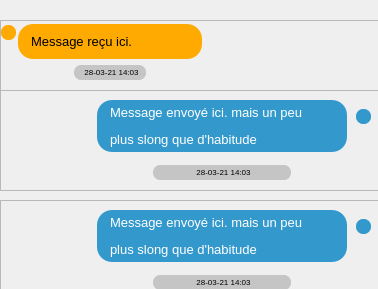
    <widget class="QWidget" name="right_scroll">
     <property name="geometry">
      <rect>
       <x>0</x>
       <y>0</y>
       <width>378</width>
       <height>289</height>
      </rect>
     </property>
     <widget class="QFrame" name="right_msg_frame">
      <property name="geometry">
       <rect>
        <x>0</x>
        <y>90</y>
        <width>381</width>
        <height>101</height>
       </rect>
      </property>
      <property name="frameShape">
       <enum>QFrame::StyledPanel</enum>
      </property>
      <property name="frameShadow">
       <enum>QFrame::Raised</enum>
      </property>
      <widget class="QWidget" name="layoutWidget">
       <property name="geometry">
        <rect>
         <x>90</x>
         <y>0</y>
         <width>291</width>
         <height>101</height>
        </rect>
       </property>
       <layout class="QGridLayout" name="right_msg_layout">
        <property name="horizontalSpacing">
         <number>2</number>
        </property>
        <property name="verticalSpacing">
         <number>3</number>
        </property>
        <item row="0" column="1">
         <widget class="QFrame" name="r_bubble">
          <property name="minimumSize">
           <size>
            <width>16</width>
            <height>35</height>
           </size>
          </property>
          <property name="maximumSize">
           <size>
            <width>16</width>
            <height>35</height>
           </size>
          </property>
          <property name="styleSheet">
           <string notr="true">background-color: rgb(51, 153, 204);
border-radius:7px;
margin-top:1px;
margin-right:1px;
margin-bottom:19px;</string>
          </property>
          <property name="frameShape">
           <enum>QFrame::StyledPanel</enum>
          </property>
          <property name="frameShadow">
           <enum>QFrame::Raised</enum>
          </property>
         </widget>
        </item>
        <item row="0" column="0">
         <widget class="QLabel" name="right_bubble">
          <property name="minimumSize">
           <size>
            <width>0</width>
            <height>35</height>
           </size>
          </property>
          <property name="maximumSize">
           <size>
            <width>265</width>
            <height>16777215</height>
           </size>
          </property>
          <property name="styleSheet">
           <string notr="true">QLabel{
	border-radius:15px;
	color: rgb(255, 255, 255);
	background-color: rgb(51, 153, 204);
	padding-left:10px;
	padding-right:10px;
	padding-top:5px;
	padding-bottom:5px;
	line-height:1pt;
}</string>
          </property>
          <property name="text">
           <string>&lt;html&gt;&lt;head/&gt;&lt;body&gt;&lt;p&gt;&lt;span style=&quot; font-size:10pt;&quot;&gt;Message envoyé ici. mais un peu&lt;/span&gt;&lt;/p&gt;&lt;p&gt;&lt;span style=&quot; font-size:10pt;&quot;&gt;plus slong que d'habitude&lt;/span&gt;&lt;/p&gt;&lt;/body&gt;&lt;/html&gt;</string>
          </property>
         </widget>
        </item>
        <item row="1" column="0">
         <widget class="QLabel" name="right_time">
          <property name="minimumSize">
           <size>
            <width>80</width>
            <height>15</height>
           </size>
          </property>
          <property name="maximumSize">
           <size>
            <width>250</width>
            <height>15</height>
           </size>
          </property>
          <property name="styleSheet">
           <string notr="true">QLabel{
	border-radius:7px;
	color:#000000;
	background-color: rgb(197, 197, 197);
	margin-left:56px;
	margin-right:56px;
}</string>
          </property>
          <property name="text">
           <string>&lt;p align=&quot;center&quot;&gt;&lt;span style=&quot; font-size:6pt;&quot;&gt;28-03-21 14:03&lt;/span&gt;&lt;/p&gt;</string>
          </property>
         </widget>
        </item>
       </layout>
      </widget>
     </widget>
     <widget class="QFrame" name="left_msg_frame">
      <property name="geometry">
       <rect>
        <x>0</x>
        <y>20</y>
        <width>381</width>
        <height>71</height>
       </rect>
      </property>
      <property name="frameShape">
       <enum>QFrame::StyledPanel</enum>
      </property>
      <property name="frameShadow">
       <enum>QFrame::Raised</enum>
      </property>
      <widget class="QWidget" name="layoutWidget">
       <property name="geometry">
        <rect>
         <x>0</x>
         <y>0</y>
         <width>202</width>
         <height>66</height>
        </rect>
       </property>
       <layout class="QGridLayout" name="left_msg_layout">
        <property name="spacing">
         <number>2</number>
        </property>
        <item row="0" column="0">
         <widget class="QFrame" name="l_bubble">
          <property name="minimumSize">
           <size>
            <width>16</width>
            <height>35</height>
           </size>
          </property>
          <property name="maximumSize">
           <size>
            <width>16</width>
            <height>35</height>
           </size>
          </property>
          <property name="styleSheet">
           <string notr="true">background-color: rgb(255, 170, 0);
border-radius:7px;
margin-top:1px;
margin-left:1px;
margin-bottom:19px;</string>
          </property>
          <property name="frameShape">
           <enum>QFrame::StyledPanel</enum>
          </property>
          <property name="frameShadow">
           <enum>QFrame::Raised</enum>
          </property>
         </widget>
        </item>
        <item row="1" column="1">
         <widget class="QLabel" name="left_time">
          <property name="minimumSize">
           <size>
            <width>80</width>
            <height>15</height>
           </size>
          </property>
          <property name="maximumSize">
           <size>
            <width>250</width>
            <height>15</height>
           </size>
          </property>
          <property name="styleSheet">
           <string notr="true">QLabel{
	border-radius:7px;
	color:#000000;
	background-color: rgb(197, 197, 197);
	margin-left:56px;
	margin-right:56px;
}</string>
          </property>
          <property name="text">
           <string>&lt;p align=&quot;center&quot;&gt;&lt;span style=&quot; font-size:6pt;&quot;&gt;28-03-21 14:03&lt;/span&gt;&lt;/p&gt;</string>
          </property>
         </widget>
        </item>
        <item row="0" column="1">
         <widget class="QLabel" name="left_bubble">
          <property name="minimumSize">
           <size>
            <width>0</width>
            <height>35</height>
           </size>
          </property>
          <property name="maximumSize">
           <size>
            <width>250</width>
            <height>16777215</height>
           </size>
          </property>
          <property name="styleSheet">
           <string notr="true">QLabel{
	border-radius:15px;
	color: rgb(0, 0, 0);
	background-color: rgb(255, 170, 0);
	padding-left:10px;	
	padding-right:10px;
	padding-top:5px;
	padding-bottom:5px;
}</string>
          </property>
          <property name="text">
           <string>&lt;p&gt;&lt;span style=&quot; font-size:10pt;&quot;&gt;Message reçu ici.&lt;/span&gt;&lt;/p&gt;</string>
          </property>
         </widget>
        </item>
       </layout>
      </widget>
     </widget>
     <widget class="QFrame" name="right_msg_frame_2">
      <property name="geometry">
       <rect>
        <x>0</x>
        <y>200</y>
        <width>381</width>
        <height>101</height>
       </rect>
      </property>
      <property name="frameShape">
       <enum>QFrame::StyledPanel</enum>
      </property>
      <property name="frameShadow">
       <enum>QFrame::Raised</enum>
      </property>
      <widget class="QWidget" name="layoutWidget_3">
       <property name="geometry">
        <rect>
         <x>90</x>
         <y>0</y>
         <width>291</width>
         <height>101</height>
        </rect>
       </property>
       <layout class="QGridLayout" name="right_msg_layout_3">
        <property name="horizontalSpacing">
         <number>2</number>
        </property>
        <property name="verticalSpacing">
         <number>3</number>
        </property>
        <item row="0" column="1">
         <widget class="QFrame" name="r_bubble_3">
          <property name="minimumSize">
           <size>
            <width>16</width>
            <height>35</height>
           </size>
          </property>
          <property name="maximumSize">
           <size>
            <width>16</width>
            <height>35</height>
           </size>
          </property>
          <property name="styleSheet">
           <string notr="true">background-color: rgb(51, 153, 204);
border-radius:7px;
margin-top:1px;
margin-right:1px;
margin-bottom:19px;</string>
          </property>
          <property name="frameShape">
           <enum>QFrame::StyledPanel</enum>
          </property>
          <property name="frameShadow">
           <enum>QFrame::Raised</enum>
          </property>
         </widget>
        </item>
        <item row="0" column="0">
         <widget class="QLabel" name="right_bubble_3">
          <property name="minimumSize">
           <size>
            <width>0</width>
            <height>35</height>
           </size>
          </property>
          <property name="maximumSize">
           <size>
            <width>265</width>
            <height>16777215</height>
           </size>
          </property>
          <property name="styleSheet">
           <string notr="true">QLabel{
	border-radius:15px;
	color: rgb(255, 255, 255);
	background-color: rgb(51, 153, 204);
	padding-left:10px;
	padding-right:10px;
	padding-top:5px;
	padding-bottom:5px;
	line-height:1pt;
}</string>
          </property>
          <property name="text">
           <string>&lt;html&gt;&lt;head/&gt;&lt;body&gt;&lt;p&gt;&lt;span style=&quot; font-size:10pt;&quot;&gt;Message envoyé ici. mais un peu&lt;/span&gt;&lt;/p&gt;&lt;p&gt;&lt;span style=&quot; font-size:10pt;&quot;&gt;plus slong que d'habitude&lt;/span&gt;&lt;/p&gt;&lt;/body&gt;&lt;/html&gt;</string>
          </property>
         </widget>
        </item>
        <item row="1" column="0">
         <widget class="QLabel" name="right_time_3">
          <property name="minimumSize">
           <size>
            <width>80</width>
            <height>15</height>
           </size>
          </property>
          <property name="maximumSize">
           <size>
            <width>250</width>
            <height>15</height>
           </size>
          </property>
          <property name="styleSheet">
           <string notr="true">QLabel{
	border-radius:7px;
	color:#000000;
	background-color: rgb(197, 197, 197);
	margin-left:56px;
	margin-right:56px;
}</string>
          </property>
          <property name="text">
           <string>&lt;p align=&quot;center&quot;&gt;&lt;span style=&quot; font-size:6pt;&quot;&gt;28-03-21 14:03&lt;/span&gt;&lt;/p&gt;</string>
          </property>
         </widget>
        </item>
       </layout>
      </widget>
      <widget class="QFrame" name="right_msg_frame_3">
       <property name="geometry">
        <rect>
         <x>0</x>
         <y>120</y>
         <width>381</width>
         <height>101</height>
        </rect>
       </property>
       <property name="frameShape">
        <enum>QFrame::StyledPanel</enum>
       </property>
       <property name="frameShadow">
        <enum>QFrame::Raised</enum>
       </property>
       <widget class="QWidget" name="layoutWidget_4">
        <property name="geometry">
         <rect>
          <x>90</x>
          <y>0</y>
          <width>291</width>
          <height>101</height>
         </rect>
        </property>
        <layout class="QGridLayout" name="right_msg_layout_4">
         <property name="horizontalSpacing">
          <number>2</number>
         </property>
         <property name="verticalSpacing">
          <number>3</number>
         </property>
         <item row="0" column="1">
          <widget class="QFrame" name="r_bubble_4">
           <property name="minimumSize">
            <size>
             <width>16</width>
             <height>35</height>
            </size>
           </property>
           <property name="maximumSize">
            <size>
             <width>16</width>
             <height>35</height>
            </size>
           </property>
           <property name="styleSheet">
            <string notr="true">background-color: rgb(51, 153, 204);
border-radius:7px;
margin-top:1px;
margin-right:1px;
margin-bottom:19px;</string>
           </property>
           <property name="frameShape">
            <enum>QFrame::StyledPanel</enum>
           </property>
           <property name="frameShadow">
            <enum>QFrame::Raised</enum>
           </property>
          </widget>
         </item>
         <item row="0" column="0">
          <widget class="QLabel" name="right_bubble_4">
           <property name="minimumSize">
            <size>
             <width>0</width>
             <height>35</height>
            </size>
           </property>
           <property name="maximumSize">
            <size>
             <width>265</width>
             <height>16777215</height>
            </size>
           </property>
           <property name="styleSheet">
            <string notr="true">QLabel{
	border-radius:15px;
	color: rgb(255, 255, 255);
	background-color: rgb(51, 153, 204);
	padding-left:10px;
	padding-right:10px;
	padding-top:5px;
	padding-bottom:5px;
	line-height:1pt;
}</string>
           </property>
           <property name="text">
            <string>&lt;html&gt;&lt;head/&gt;&lt;body&gt;&lt;p&gt;&lt;span style=&quot; font-size:10pt;&quot;&gt;Message envoyé ici. mais un peu&lt;/span&gt;&lt;/p&gt;&lt;p&gt;&lt;span style=&quot; font-size:10pt;&quot;&gt;plus slong que d'habitude&lt;/span&gt;&lt;/p&gt;&lt;/body&gt;&lt;/html&gt;</string>
           </property>
          </widget>
         </item>
         <item row="1" column="0">
          <widget class="QLabel" name="right_time_4">
           <property name="minimumSize">
            <size>
             <width>80</width>
             <height>15</height>
            </size>
           </property>
           <property name="maximumSize">
            <size>
             <width>250</width>
             <height>15</height>
            </size>
           </property>
           <property name="styleSheet">
            <string notr="true">QLabel{
	border-radius:7px;
	color:#000000;
	background-color: rgb(197, 197, 197);
	margin-left:56px;
	margin-right:56px;
}</string>
           </property>
           <property name="text">
            <string>&lt;p align=&quot;center&quot;&gt;&lt;span style=&quot; font-size:6pt;&quot;&gt;28-03-21 14:03&lt;/span&gt;&lt;/p&gt;</string>
           </property>
          </widget>
         </item>
        </layout>
       </widget>
      </widget>
     </widget>
    </widget>
